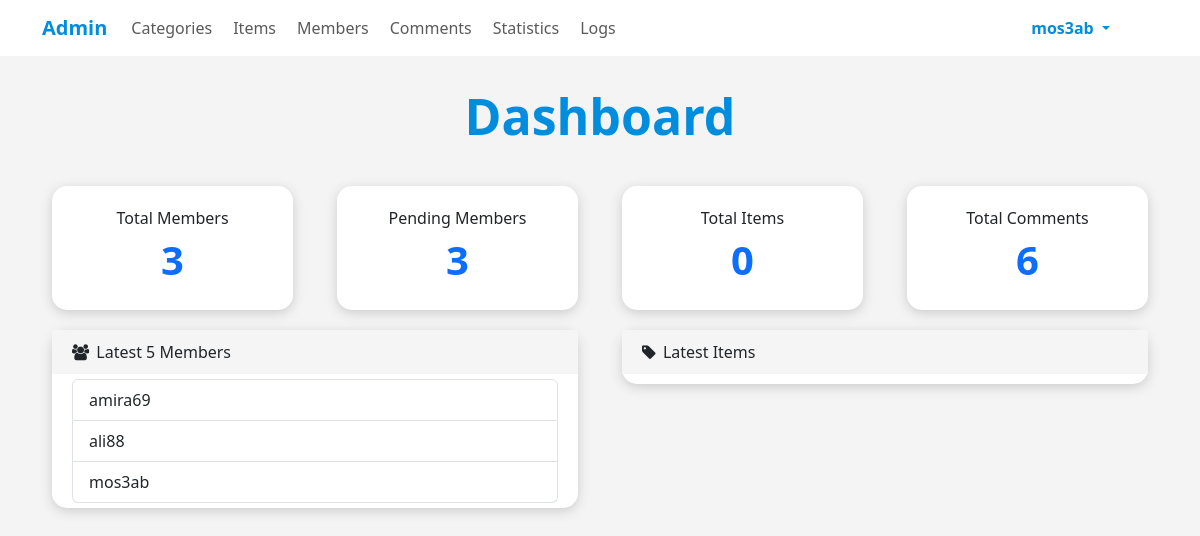
/admin/dashboard.php (signed in), run on an earlier commit of the app's database.
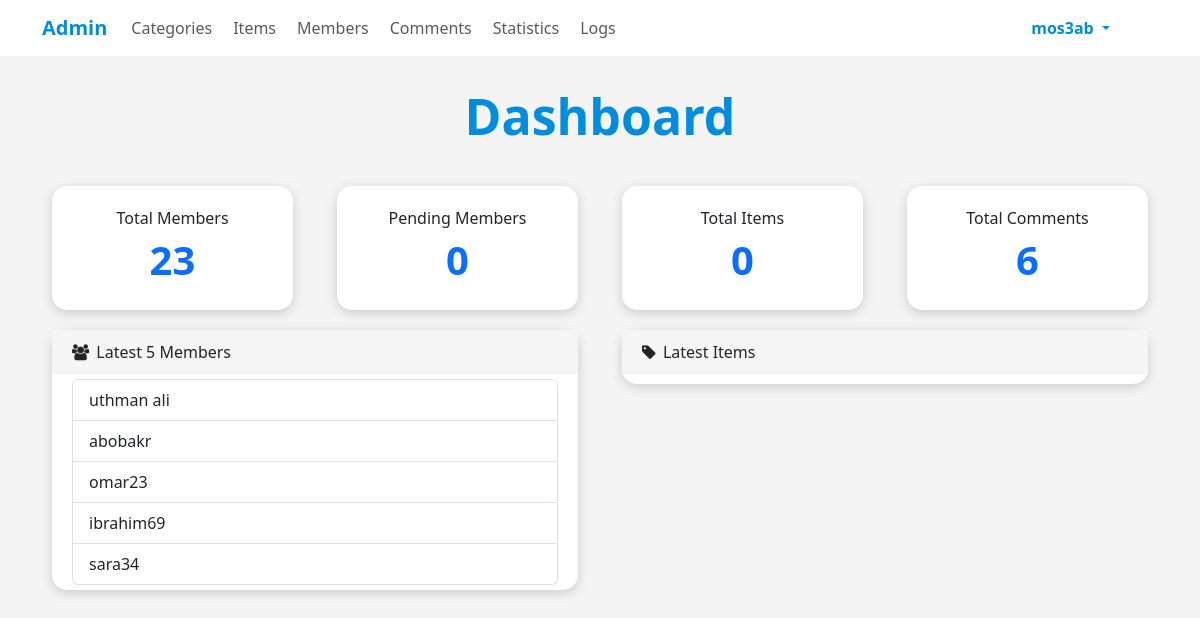
And on a later commit of the database.
### tables this page shows
CREATE TABLE `users` (
  `user_id` int NOT NULL COMMENT 'identify user',
  `user_name` varchar(255) NOT NULL COMMENT 'username to login',
  `pass` varchar(255) NOT NULL COMMENT 'password to login',
  `email` varchar(255) NOT NULL,
  `full_name` varchar(255) NOT NULL,
  `group_id` int DEFAULT '0' COMMENT 'identify user group',
  `trust_status` int DEFAULT '0' COMMENT 'seller rank',
  `reg_status` int DEFAULT '0' COMMENT 'user approval',
  `add_date` date NOT NULL COMMENT 'Signup Date'
);

### admin/includes/languages/english.php (called while the page is built, shortened)
<?php
function lang($phrase)
{
  return $lang[$phrase];
}

### admin/includes/functions/functions.php (called while the page is built, shortened)
<?php
function countItem($item, $table, $val = 'all')
{
  global $connect;
  if ($val == 'all'):
    $stmt = $connect->prepare("SELECT COUNT($item) FROM $table");
    $stmt->execute();
  else:
    $stmt = $connect->prepare("SELECT COUNT($item) FROM $table WHERE $item = ?");
    $stmt->execute(array($val));
  endif;
  return $stmt->fetchColumn();
}
function getLatest($column, $table, $order, $limit = 5)
{
  global $connect;
  $stmt = $connect->prepare("SELECT $column FROM $table ORDER BY $order DESC LIMIT $limit");
  $stmt->execute();
  return $stmt->fetchAll();
}

### admin/dashboard.php (the view, shortened to what this page needs)
<?php
if (isset($_SESSION['user_name'])):
  include ('init.php');
  $limit = 5;
  $latestUsers = getLatest('*', 'users', 'user_id', $limit);
  ?>
  <div class="home-stat">
    <div class="container dash-container text-center">
      <h1 class="text-center"><?= lang('DASHBOARD_TITLE'); ?></h1>
      <div class="row">
        <div class="col-lg-3">
          <div class="stat st-members">
            <?= lang("TOTLE_MEMBERS") ?>
            <span><a href="members.php"><?= countItem('user_id', 'users') ?></a></span>
          </div>
        </div>
        <div class="col-lg-3">
          <div class="stat st-pending">
            <?= lang("PENDING_MEMBERS") ?>
            <span><a href="members.php?do=Manage&page=Pending"><?= countItem('reg_status', 'users', 0) ?></a></span>
          </div>
        </div>
        <div class="col-lg-3">
          <div class="stat st-items">
            <?= lang("TOTLE_ITEMS") ?>
            <span><a href="items.php?do=Manage"><?= countItem('item_id', 'items') ?></a></span>
          </div>
        </div>
        <div class="col-lg-3">
          <div class="stat st-comments">
            <?= lang("TOTLE_COMMENTS") ?>
            <span><a href="comments.php?do=Manage"><?= countItem('comment_id', 'comments') ?></a></span>
          </div>
        </div>
      </div>
    </div>
  </div>
  <div class="latest">
    <div class="container">
      <div class="row">
        <div class="col-sm-6">
          <div class="panel panel-default">
            <div class="panel-heading">
              <i class="fa fa-users"></i>
              <?= lang("LATEST") . ' ' . $limit . ' ' . lang("MEMBERS") ?>
            </div>
            <div class="panel-body list-group">
              <?php
              foreach ($latestUsers as $user):
                echo '<a href="members.php?do=Edit&id=' . $user['user_id'] . '"class="list-group-item list-group-item-action  list-items" >' . $user['user_name'] . '</a>';
              endforeach;
              ?>
            </div>
          </div>
        </div>
        <div class="col-sm-6">
          <div class="panel panel-default">
            <div class="panel-heading">
              <i class="fa fa-tag"></i>
              <?= lang("LATEST_ITEMS") ?>
            </div>
            <div class="panel-body list-group">
            </div>
          </div>
        </div>
      </div>
    </div>
  </div>
  <?php
  include $temp . ('footer.php');
else:
  header('Location: index.php');
  exit();
endif;

What changed in the data, as far as the page shows it:
removed users: user_name "amira69"
removed users: user_name "ali88"
no longer on this page (row edited): users: user_name "mos3ab"
added users: user_name "uthman ali"
added users: user_name "abobakr"
added users: user_name "omar23"
added users: user_name "ibrahim69"
added users: user_name "sara34"
Also different on the page:
countItem('user_id', 'users'): "3" → "23"
countItem('reg_status', 'users', 0): "3" → "0"
